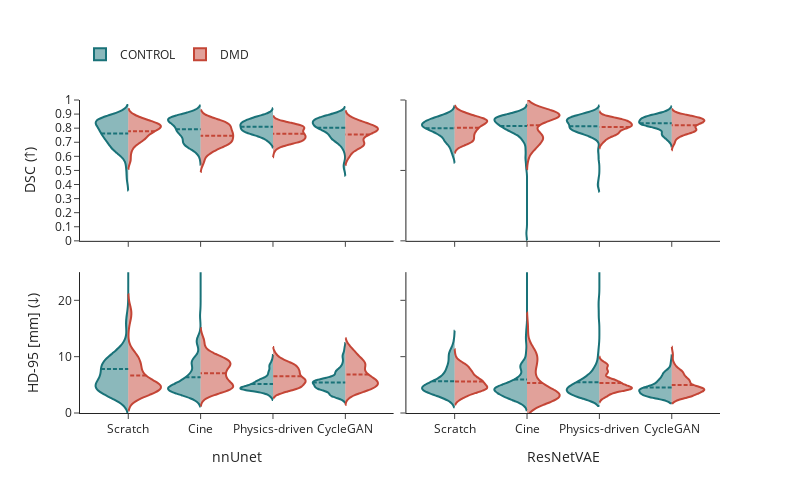

The notebook cell this image was saved under:
### Code cell
fig = make_subplots(rows=2, cols=2, shared_yaxes=True, shared_xaxes=True, horizontal_spacing=0.02, vertical_spacing=0.10)

for m, metric in enumerate(['dice', 'hd95']):
    for i, (a, s, d) in enumerate(itertools.product(df.architecture.unique(), df.strategy.unique(), df.disease.unique())):

        fdf = df[(df.architecture == a) & (df.strategy == s) & (df.disease == d)]
        
        fig.add_trace(
            go.Violin(
                x=fdf.strategy, y=fdf[metric],
                legendgroup=d, scalegroup=d, name=d.upper(), side='negative' if d == 'control' else 'positive',
                line_color='#197278' if d == 'control' else '#C44536', showlegend=True if i in [0, 1] and m == 1 else False,
            ), row=m + 1, col=1 if a == 'nnUnet' else 2
        )
        
        if m == 1:
            fig.update_xaxes(title_text=a, row=2, col=1 if a == 'nnUnet' else 2)

fig.update_yaxes(title_text='DSC (↑)', range=[0, 1], dtick=0.1, row=1, col=1)
fig.update_yaxes(range=[0, 1], row=1, col=2)
fig.update_yaxes(title_text='HD-95 [mm] (↓)', range=[0, 25], row=2, col=1)
fig.update_yaxes(range=[0, 25], row=2, col=2)
fig.update_traces(meanline_visible=True, width=.9, points=False)
fig.update_layout(violingap=0, violinmode='overlay', legend=top_h_legend)
fig.update_layout(height=800 / 1.62, width=800)
fig.show()
